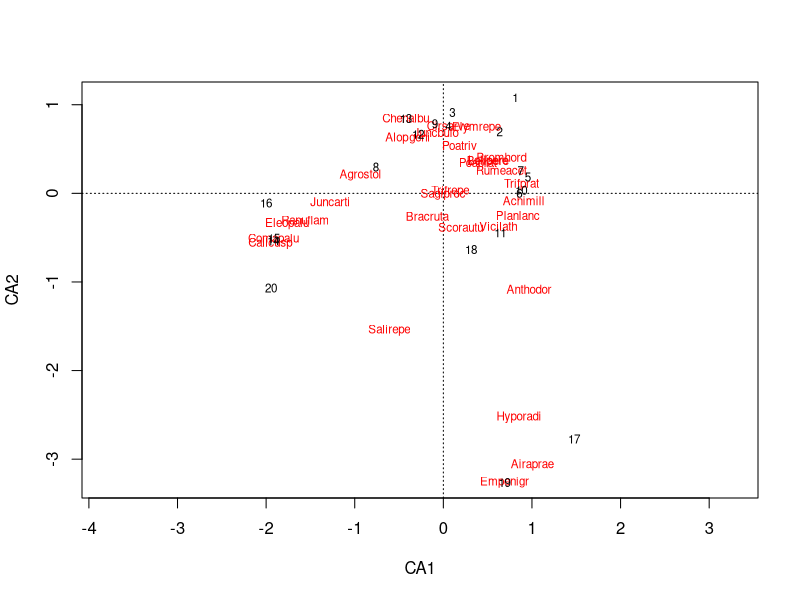
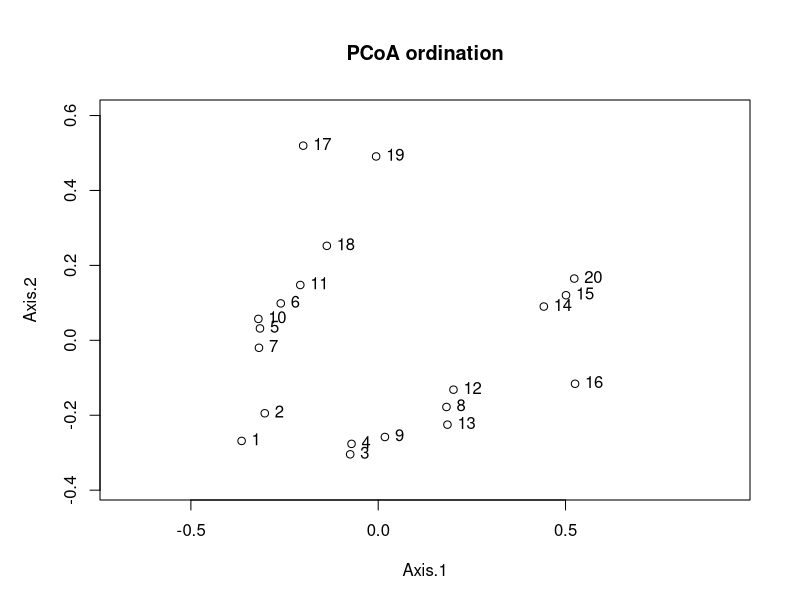
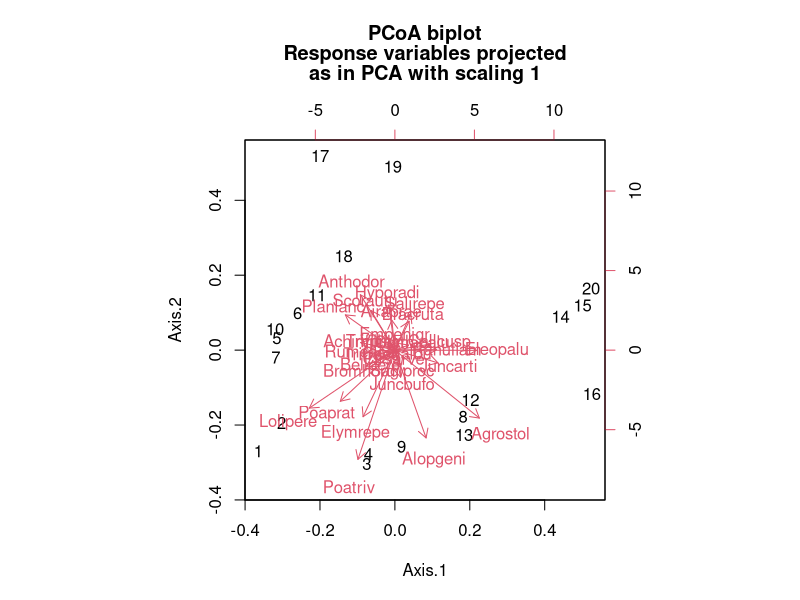
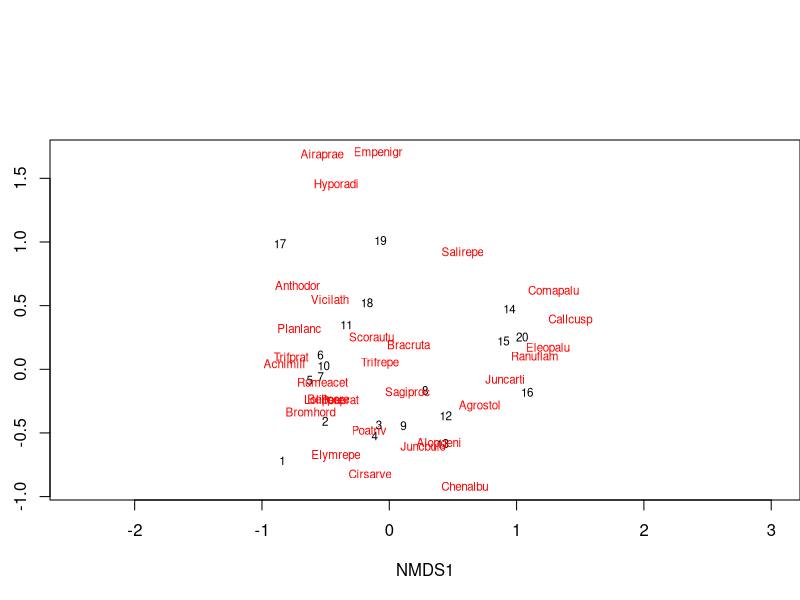
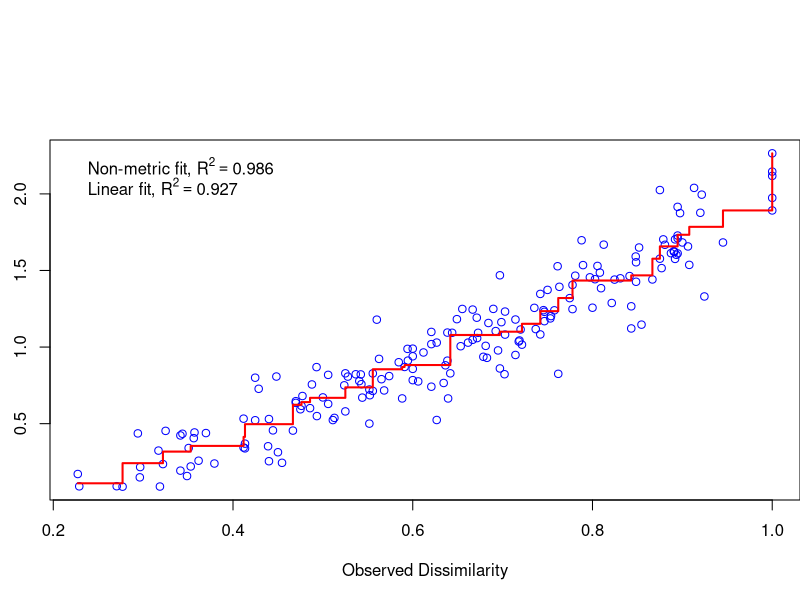
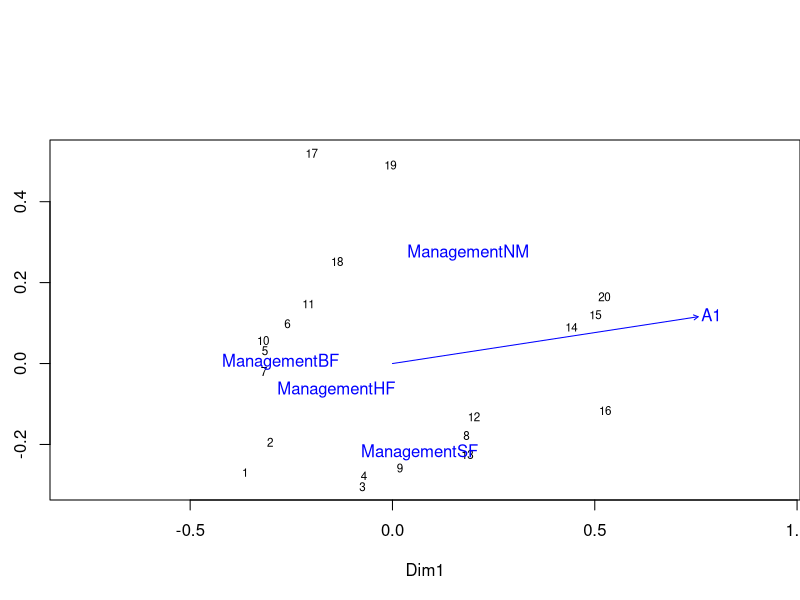
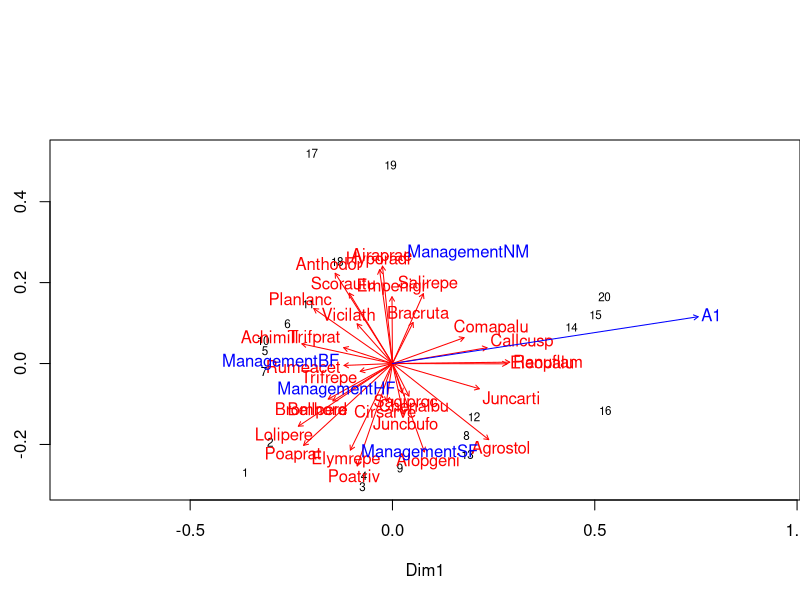
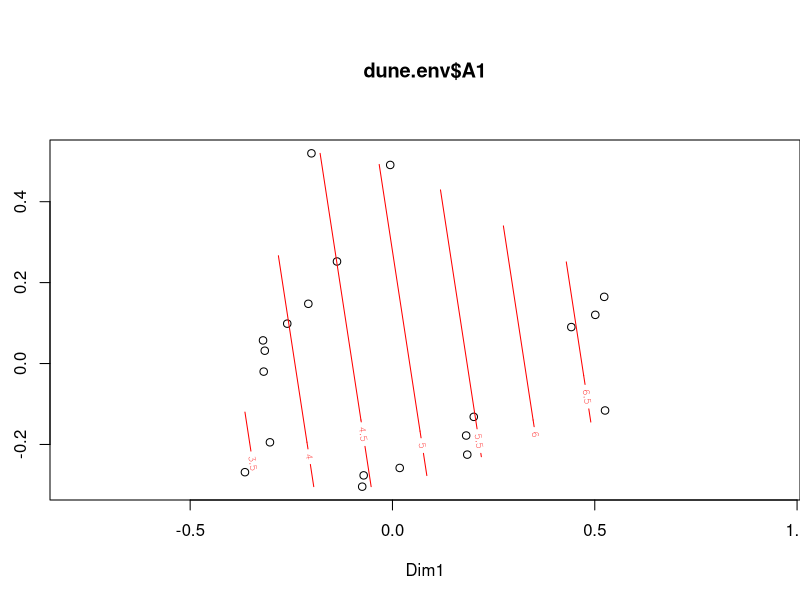

Source code (R) for these figures, in order:
## ---- chunk 1
knitr::opts_chunk$set(echo = TRUE)
library(dplyr)
library(ggplot2)
library(cowplot)
## ---- chunk 2
esp <- cbind(esp1 = c(2, 8, 0, 3), esp2 = c(1, 3, 0, 0), esp3 = c(0, 0, 1, 0))
rownames(esp) <- c("site1", "site2", "site3", "site4")
esp
## ---- chunk 3
dist(esp)
## ---- chunk 4
library(vegan)

vegdist(esp, method = "bray")
## ---- chunk 5
esp_hel <- decostand(esp, method = "hellinger")
dist(esp_hel)
## ---- chunk 6
esp_chi2 <- decostand(esp, method = "chi.square")
dist(esp_chi2)
## ---- chunk 7
data(dune)

ac_dune <- cca(dune)
# display = "reg" to avoid printing all the species and sites coordinates
summary(ac_dune, display = "reg") 
## ---- chunk 8
plot(ac_dune)
## ---- chunk 9
library(ape)
dune_bray <- vegdist(dune, method = "bray")
pcoa_dune <- pcoa(dune_bray, correction = "lingoes")
## ---- chunk 10
pcoa_dune$values
## ---- chunk 11
biplot(pcoa_dune)
## ---- chunk 12
biplot(pcoa_dune, dune)
## ---- chunk 13
md_dune <- metaMDS(dune, distance = "bray")
## ---- chunk 14
plot(md_dune, type = "t")
## ---- chunk 15
stressplot(md_dune)
## ---- chunk 16
data(dune.env)
head(dune.env)
## ---- chunk 17
adonis(dune ~ A1 + Moisture + Management + Use + Manure, dune.env)
## ---- chunk 18
pcoa_dune2 <- wcmdscale(dune_bray, eig = TRUE, add = TRUE)
envf <- envfit(pcoa_dune2, select(dune.env, A1, Management))
envf
## ---- chunk 19
plot(pcoa_dune2)
plot(envf)
## ---- chunk 20
plot(pcoa_dune2)
plot(envfit(pcoa_dune2, dune), col = "red") # Add species
plot(envf)
## ---- chunk 21
ords <- ordisurf(pcoa_dune2, dune.env$A1)
## ---- chunk 22
plot(ords)
plot(envf)
## ---- chunk 23
dune_hel <- decostand(dune, method = "hellinger")
rda_dune <- rda(dune_hel ~ A1 + Management, dune.env)
rda_dune
## ---- chunk 24
plot(rda_dune)
## ---- chunk 25
acp_dune <- rda(dune_hel)
acp_envf <- envfit(acp_dune, select(dune.env, A1, Management))
plot(acp_dune)
plot(acp_envf)
## ---- chunk 26
cca_dune <- cca(dune ~ A1 + Management, dune.env)
cca_dune
## ---- chunk 27
plot(cca_dune)
